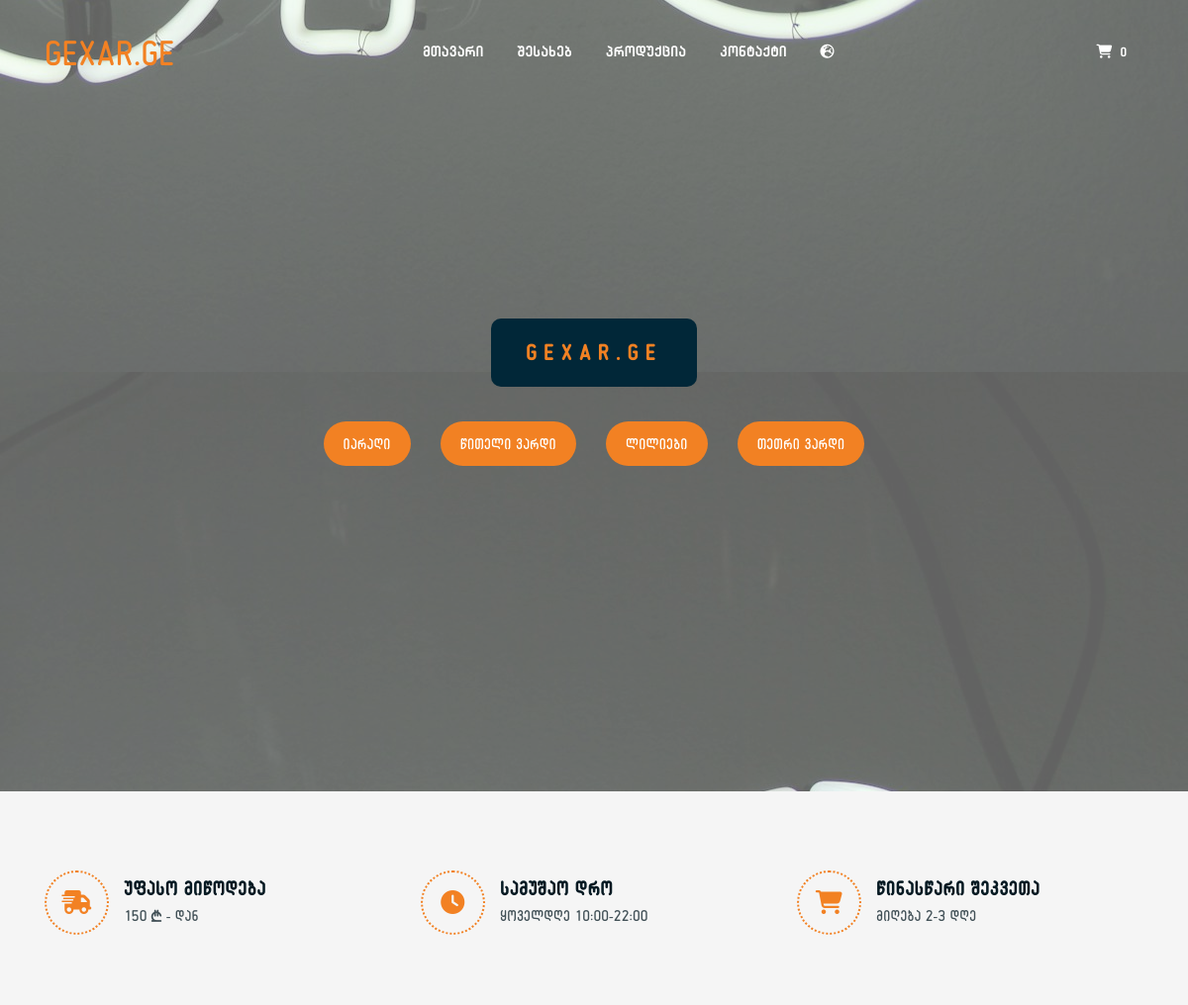
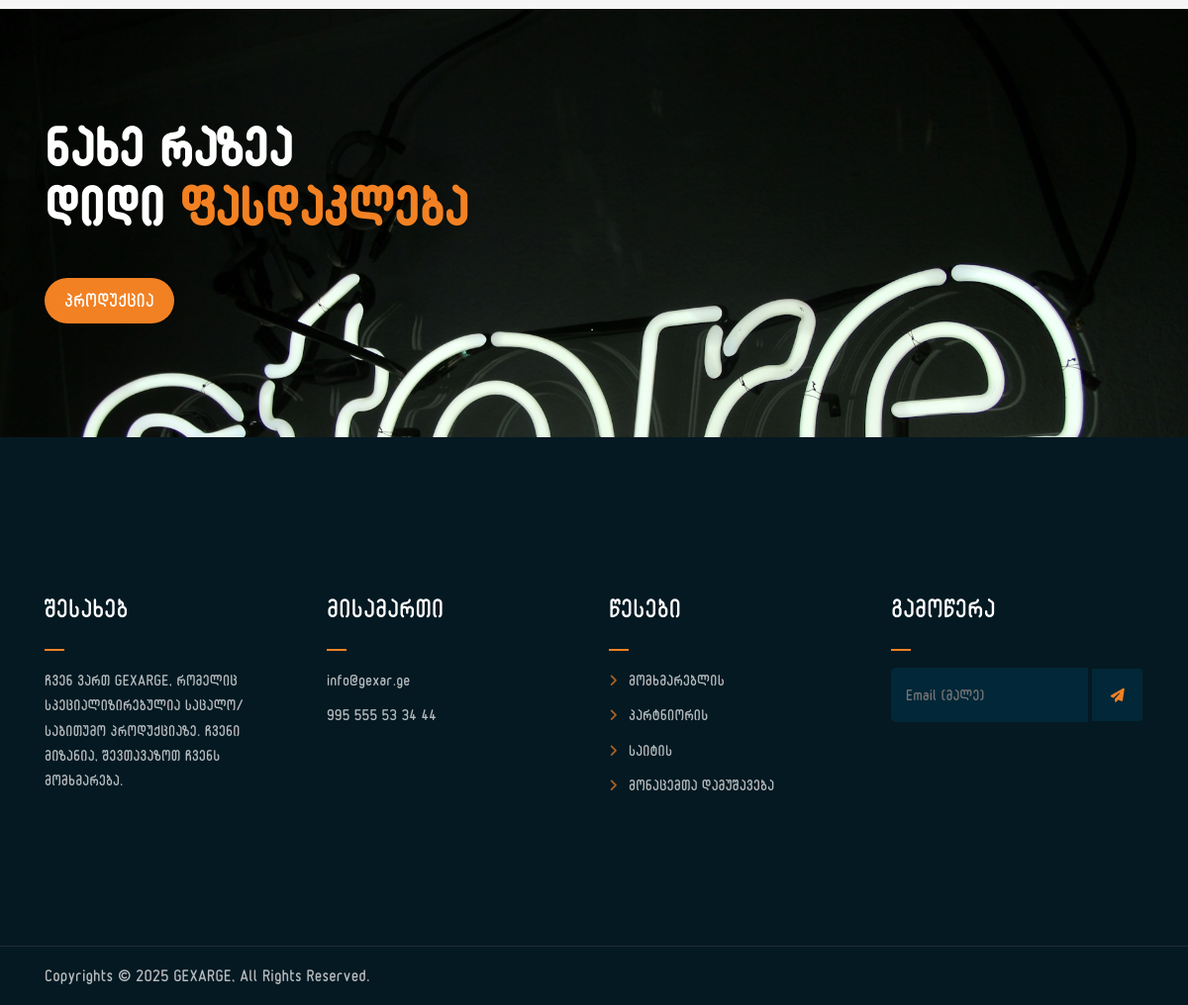
The page / on the database its author committed (2 pictures, top to bottom).
### web/models.py (models this page shows, shortened)
class Product(models.Model):
    name = models.CharField(max_length=100, verbose_name="სახელი")
    description = models.TextField(verbose_name="აღწერა")
    price = models.DecimalField(
        max_digits=10,
        decimal_places=2,
        verbose_name="ფასი"
    )
    storage_quantity = models.PositiveIntegerField(
        default=0,
        verbose_name="საწყობში რაოდენობა"
    )
    filter_setting = models.CharField(
        max_length=50,
        verbose_name="ფილტრის პარამეტრი",
        blank=True
    )
    code = models.CharField(
        max_length=5,
        unique=True,
        verbose_name="კოდი",
        editable=False,
        blank=True,
        null=True
    )
    image = models.ImageField(
        upload_to='products/',
        verbose_name="ფოტო",
        null=True,
        blank=True
    )
    class Meta:
        verbose_name = "პროდუქტი"
        verbose_name_plural = "პროდუქტები"

### web/views.py (the view)
# urls.py: path('', views.index, name='index'),
def index(request):
    products = Product.objects.all()
    filter_data = {}
    for product in products:
        if product.filter_setting and product.filter_setting not in filter_data:
            filter_data[product.filter_setting] = product.image
    context = {
        'filter_data': filter_data
    }
    return render(request, 'index.html', context)

### web/templates/index.html (shortened to what this page needs)
{% load static %}
<!DOCTYPE html>
<html lang="en">
<head>
    <link rel="stylesheet" href="{% static 'assets/css/all.min.css' %}">
    <link rel="stylesheet" href="{% static 'assets/bootstrap/css/bootstrap.min.css' %}">
    <link rel="stylesheet" href="{% static 'assets/css/owl.carousel.css' %}">
    <link rel="stylesheet" href="{% static 'assets/css/magnific-popup.css' %}">
    <link rel="stylesheet" href="{% static 'assets/css/animate.css' %}">
    <link rel="stylesheet" href="{% static 'assets/css/meanmenu.min.css' %}">
    <link rel="stylesheet" href="{% static 'assets/css/main.css' %}">
    <link rel="stylesheet" href="{% static 'assets/css/responsive.css' %}">
</head>
<body>
	{% include "staticpages/header.html" %}
	<div class="hero-area hero-bg">
		<div class="container">
			<div class="row justify-content-center">
				<div class="col-lg-9 text-center">
					<div class="hero-text">
						<div class="hero-text-tablecell">
							<h2 class="subtitle">GEXAR.GE</h2>
							<div class="hero-btns">
								<div class="row justify-content-center">
									{% for key, img in filter_data.items %}
										<div class="col-sm-6 col-md-4 col-lg-auto mb-2 filter_index">
											<a href="/product/?filter={{ key }}" class="boxed-btn">
												{{ key }}
											</a>
										</div>
									{% endfor %}
								</div>
							</div>
						</div>
					</div>
				</div>
			</div>
		</div>
	</div>
	<div class="list-section pt-80 pb-80">
		<div class="container">
			<div class="row">
				<div class="col-lg-4 col-md-6 mb-4 mb-lg-0">
					<div class="list-box d-flex align-items-center">
						<div class="list-icon">
							<i class="fas fa-shipping-fast"></i>
						</div>
						<div class="content">
							<h3>უფასო მიწოდება</h3>
							<p>150 <i class="fa-solid fa-lari-sign"></i> - დან</p>
						</div>
					</div>
				</div>
				<div class="col-lg-4 col-md-6 mb-4 mb-lg-0">
					<div class="list-box d-flex align-items-center">
						<div class="list-icon">
							<i class="fa-solid fa-clock"></i>
						</div>
						<div class="content">
							<h3>სამუშაო დრო</h3>
							<p>ყოველდღე 10:00-22:00 </p>
						</div>
					</div>
				</div>
				<div class="col-lg-4 col-md-6">
					<div class="list-box d-flex justify-content-start align-items-center">
						<div class="list-icon">
							<i class="fas fa-cart-shopping"></i>
						</div>
						<div class="content">
							<h3>წინასწარი შეკვეთა</h3>
							<p>მიღება 2-3 დღე</p>
						</div>
					</div>
				</div>
			</div>
		</div>
	</div>
	<section class="shop-banner">
    	<div class="container">
        	<h3>ნახე რაზეა <br> დიდი <span class="orange-text">ფასდაკლება</span></h3>
            <a href="/product/?filter=ფასდაკლება" class="cart-btn btn-lg mt-5" style="font-family: 'ALK Rounded';">პროდუქცია</a>
        </div>
    </section>
	{% include "staticpages/footer.html" %}
</body>
</html>

### web/static/assets/css/main.css (style rules this page uses)
html { font-size: 14px; font-weight: 400; line-height: 28px; height: 100%; }
body { font-weight: 400; font-size: 1rem; letter-spacing: 0.1px; line-height: 1.8; color: #051922; overflow-x: hidden; }
a { cursor: pointer; text-decoration: none; -webkit-transition: all 0.2s ease-in-out; -o-transition: all 0.2s ease-in-out; transition: all 0.2s ease-in-out; }
h1, .h1, h2, .h2, h3, .h3, h4, .h4, h5, .h5, h6, .h6 { font-family: "Poppins", sans-serif; font-weight: 700; margin: 0 0 1.25rem 0; color: #051922; }
h2, .h2 { font-size: 3rem; font-weight: 700; line-height: 3.25rem; }
h3, .h3 { font-size: 2rem; font-weight: 700; line-height: 2.25rem; }
p { font-weight: 400; font-size: 1rem; letter-spacing: 0.1px; line-height: 1.8; color: #051922; margin: 0 0 1.25rem 0; }
p:last-child { margin: 0; }
.pt-80 { padding-top: 80px; }
.pb-80 { padding-bottom: 80px; }
.orange-text { color: #F28123; }
.boxed-btn { font-family: 'Alk Rounded', sans-serif; display: inline-block; background-color: #F28123; color: #fff; padding: 10px 20px; }
.boxed-btn, .bordered-btn, .cart-btn { border-radius: 50px; }
.boxed-btn { -webkit-transition: 0.3s; -o-transition: 0.3s; transition: 0.3s; }
a.cart-btn { -webkit-transition: 0.3s; -o-transition: 0.3s; transition: 0.3s; }
.hero-bg { background-image: url(../img/hero-bg.jpg); background-size: cover; background-position: center; background-attachment: fixed; }
.hero-text { display: table; height: 100%; }
.hero-text-tablecell { display: table-cell; }
.hero-area { height: 100%; position: relative; z-index: 1; }
html, body { height: 100%; }
.hero-area:after { position: absolute; left: 0; top: 0; width: 100%; height: 100%; content: ""; background:url('../img/index.jpg') fixed 100%; z-index: -1; opacity: 0.6; }
.subtitle { color: #F28123; font-weight: 700; text-transform: uppercase; letter-spacing: 7px; font-size: 20px; background: #012738; padding: 12px 35px; margin: auto; border-radius: 10px; width: fit-content; font-family: 'ALK Rounded'; }
.hero-area div { height: 100%; }
.hero-area div.hero-text { height: 100%; width: 100%; }
.hero-area div.hero-text-tablecell { height: auto; vertical-align: middle; }
.hero-area div.hero-text-tablecell div { height: auto; vertical-align: middle; }
.hero-btns { margin-top: 35px; }
.hero-btns a { font-family: 'ALK Rounded'; }
.list-section { background-color: #f5f5f5; }
.list-box { overflow: hidden; letter-spacing: 0.5px; }
.list-box .content h3 { display: block; line-height: 22px; font-size: 18px; margin-bottom: 4px; font-family: 'ALK Rounded'; }
.list-box .content p { margin-bottom: 0px; opacity: 0.75; font-family: 'ALK Rounded'; }
.list-box .list-icon i { display: block; font-size: 24px; margin-right: 15px; color: #F28123; width: 65px; height: 65px; text-align: center; line-height: 60px; border: 2px #F28123 dotted; border-radius: 999px; }
.shop-banner { position: relative; background-color: #f5f5f5; background-image: url(../img/index.jpg); background-size: cover; padding: 110px 0px 115px; }
.shop-banner h3 { position: relative; font-size: 50px; line-height: 1.2em; margin-bottom: 0px; font-family: 'ALK Rounded'; color: white; }
.cart-btn { display: inline-block; background-color: #F28123; color: #fff; padding: 10px 20px; }

### rows shown on the page
Product: filter_data "იარაღი"
Product: filter_data "წითელი ვარდი"
Product: filter_data "ლილიები"
Product: filter_data "თეთრი ვარდი"
